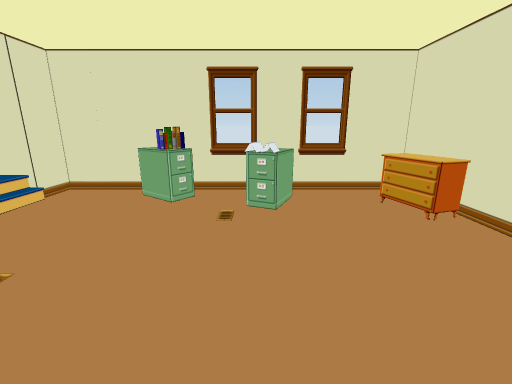
view 1 (above)

15 first-person views from a walk through a Unity game level. The camera is 1.4 m above the floor, tilts 14° down and sees 90° across. The floor is counted in squares, 0.5 m on a side. Each view is taken from the middle of a square. On the plan, view 1 faces up. The plan holds only what a view shows up to about 19 squares ahead; the rest is blank. The place goes on beyond the plan. The player is left out.

view 2
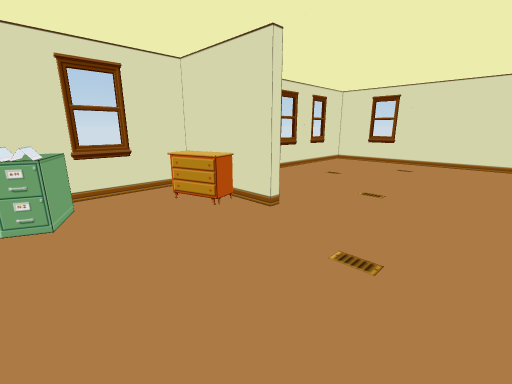

view 3
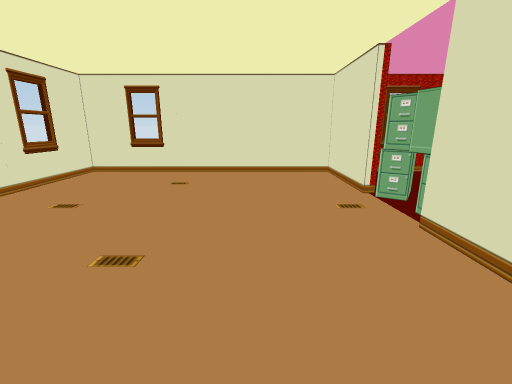

view 4
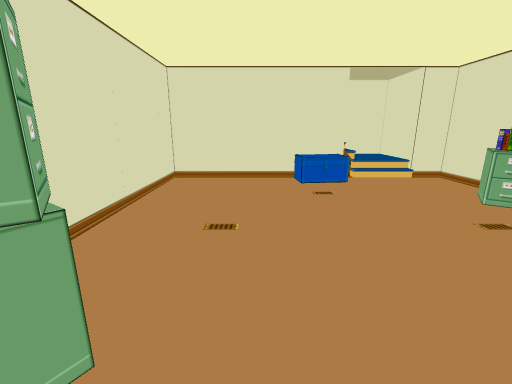

view 5
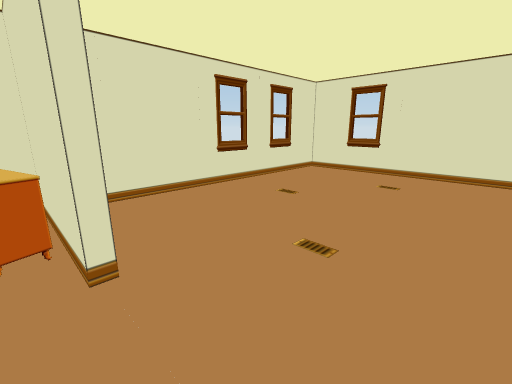

view 6
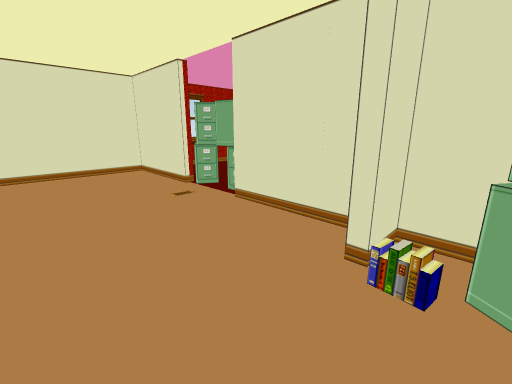

view 7
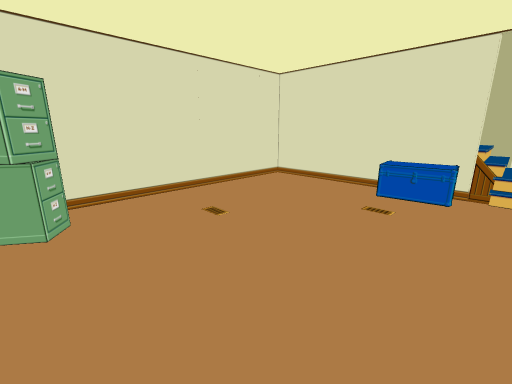

view 8
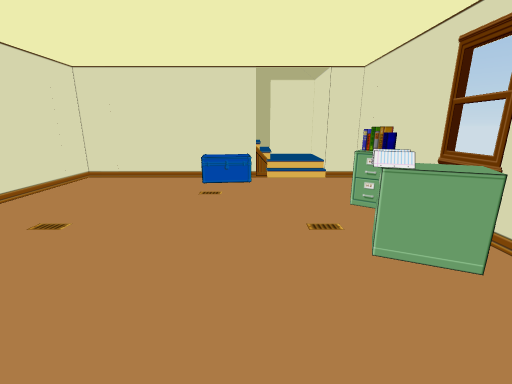

view 9
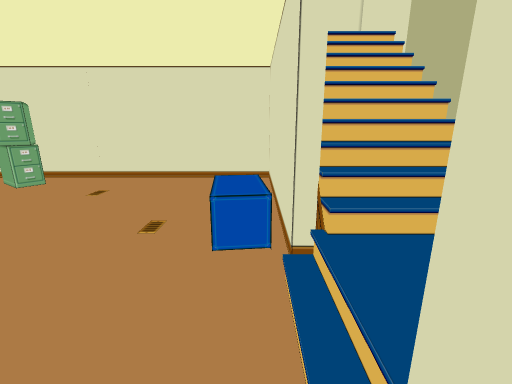

view 10
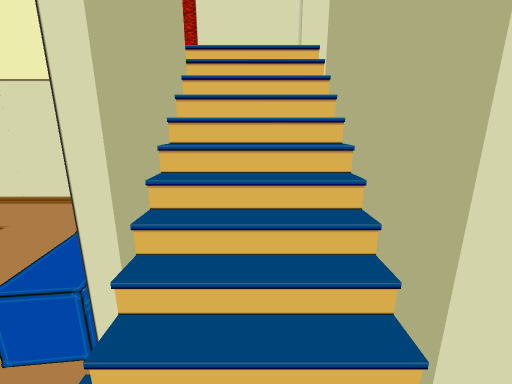

view 11
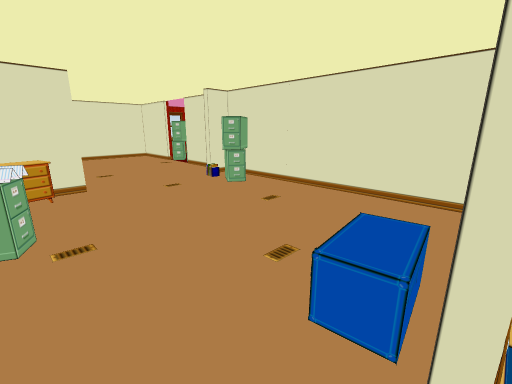

view 12
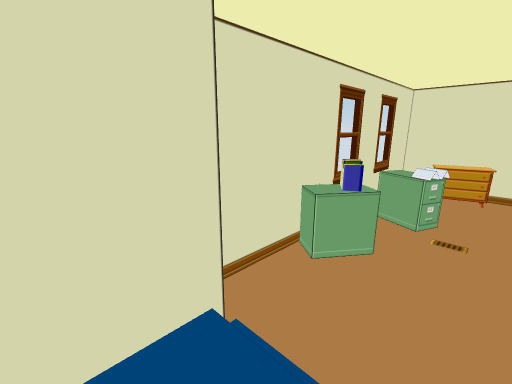

view 13
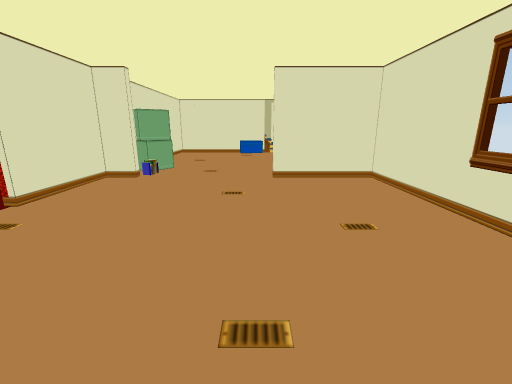

view 14
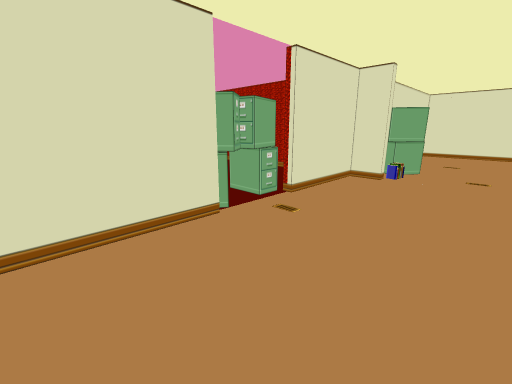

view 15
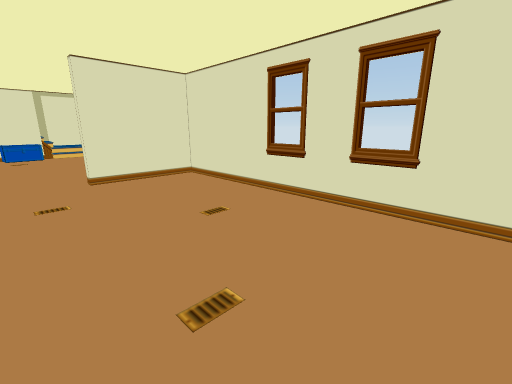

### Floor plan
Key: @ floor where view 1 was taken; # wall or solid block; . main floor; : floor 0.5 m higher than the main floor; / step, stairs or slope; = window, fence, low wall or low ledge; ^ raised ledge; R dresser; O other object.
Columns run from 13 left of view 1 to 23 right of it. Each row starts with its distance up from view 1.
 12     ########=###=###########=###=####
 11     #...=^# .==.....#...............#
 10 #####....=#..^^=..RR#...............#
  9 #:::/........^^...RR#...............#
  8 #:::/.............RR#...............=
  7 #////.............. #...............#
  6 #///#OO.............#...............#
  5 #///#OO.............................#
  4 #///#OO.............................#
  3 #///#OO.............................#
  2 #///#...............................#
  1 #    ...............................#
  0 #    ........@......................#
 -1 #    ...........##..................#
 -2 #####...........###.#...............#
 -3     #............##.#...............#
 -4     #######################OOO#######
 -5                          .OOOO
 -6                            O

Where each view was taken, in squares from view 1:
view 1: 0 up, 0 right, facing up
view 2: 0 up, 0 right, facing up-right
view 3: 1 up, 6 right, facing right
view 4: 1 up, 6 right, facing left
view 5: 1 up, 6 right, facing up-right
view 6: 3 up, 5 right, facing down-right
view 7: 7 up, 4 right, facing down-left
view 8: 6 up, 6 right, facing left
view 9: 11 up, 8 left, facing down
view 10: 9 up, 11 left, facing down
view 11: 9 up, 9 left, facing down-right
view 12: 7 up, 11 left, facing up-right
view 13: 5 up, 22 right, facing left
view 14: 3 up, 22 right, facing down-left
view 15: 3 up, 22 right, facing up-left
